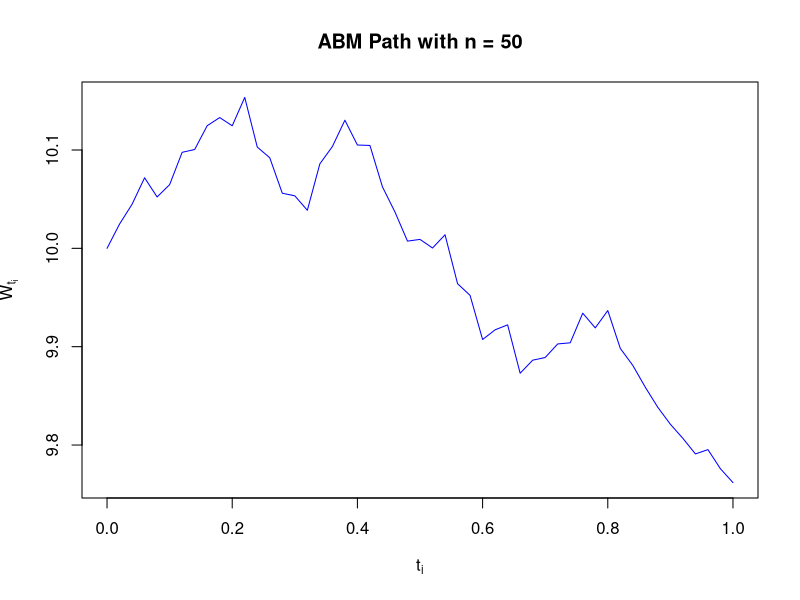
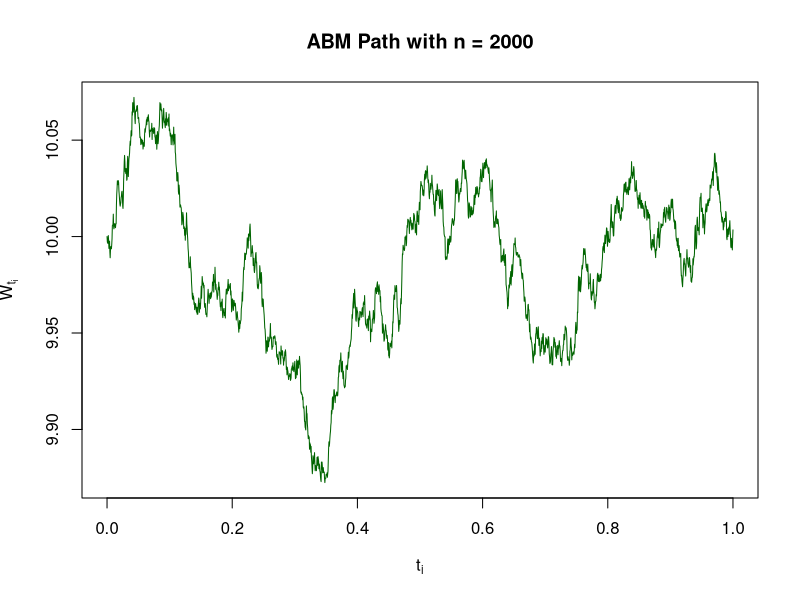
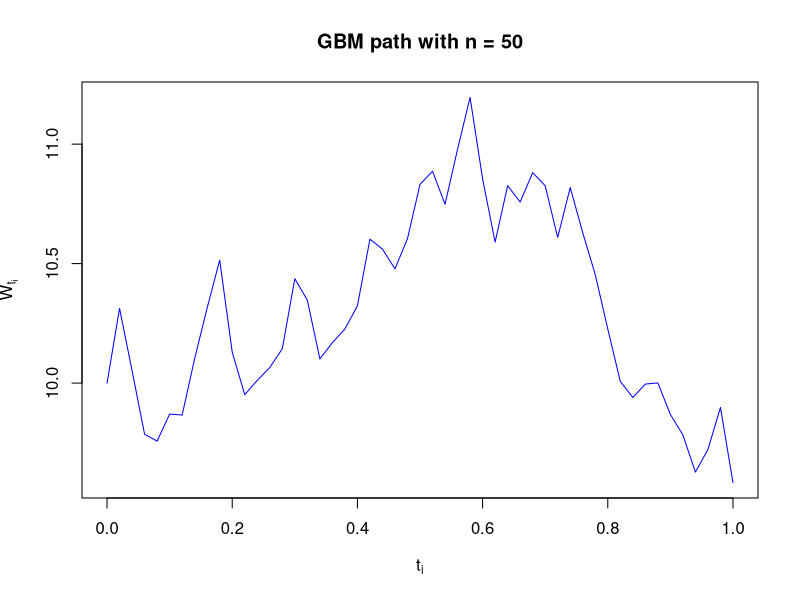
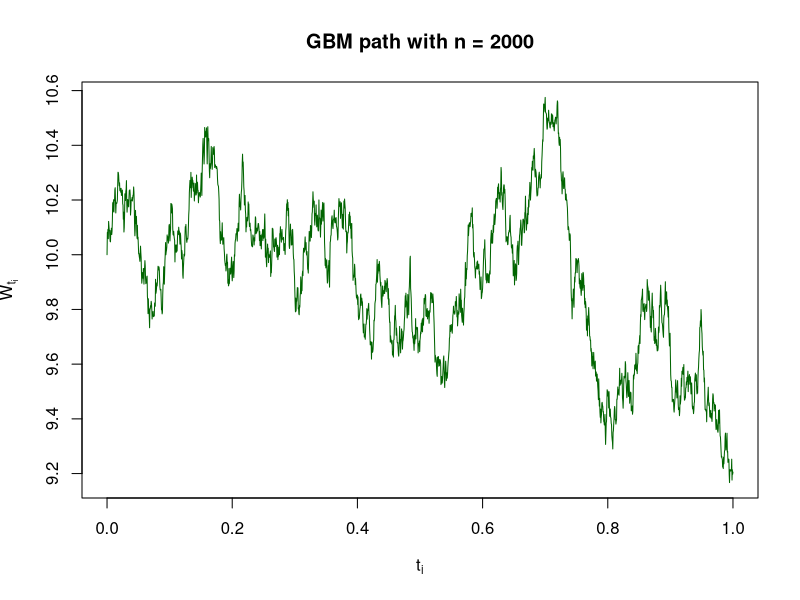

Write the R code that produced these figures, in order.
#********************
#   ABM simulation   
#********************

#input parameter values
tau <- 1 #time horizon (year)
mu <- 0.05 #drift
sigma <- 0.15 #volatility
X0 <- 10 #initial value

#Simulate ABM Path with n = 50
N <- 50
dt <- tau/N
time <- seq(from=0, to=tau, by=dt) 
length(time)

Z <- rnorm(N, mean = 0, sd = 1) 
dW <- Z*sqrt(dt)
W <- c(0, cumsum(dW)) 

X_ABM <- numeric(N+1)
X_ABM[1] <- X0
for(i in 2:length(X_ABM)){
  X_ABM[i] <- X_ABM[i-1] + mu*dt + sigma*dW[i-1]
}

#Plot against time t
plot(time, X_ABM, type = "l", col = "blue", main = "ABM Path with n = 50", 
     xlab = expression("t"[i]), ylab = expression("W"[t[i]]))

#Simulate ABM Path with n = 2000
N1 <- 2000
dt1 <- tau/N1
time1 <- seq(from=0, to=tau, by=dt1) 
length(time1)

Z1 <- rnorm(N1, mean = 0, sd = 1) 
dW1 <- Z1*sqrt(dt1)
W1 <- c(0, cumsum(dW1)) 

X_ABM1 <- numeric(N1+1)
X_ABM1[1] <- X0
for(i in 2:length(X_ABM1)){
  X_ABM1[i] <- X_ABM1[i-1] + mu*dt1 + sigma*dW1[i-1]
}

#Plot against time t
plot(time1, X_ABM1, type = "l", col = "darkgreen", main = "ABM Path with n = 2000", 
     xlab = expression("t"[i]), ylab = expression("W"[t[i]]))

#********************
#   GBM simulation   
#********************

#Simulate GBM Path with n = 50
n <- 50
dT <- tau/n
Time <- seq(from=0, to=tau, by=dT) 
length(Time)

z <- rnorm(n, mean = 0, sd = 1) 
dw <- z*sqrt(dT)
w <- c(0, cumsum(dw))  

X_GBM <- numeric(n+1)
X_GBM[1] <- X0
for(i in 2:length(X_GBM)){
  X_GBM[i] <- X_GBM[i-1] + mu*X_GBM[i-1]*dT + sigma*X_GBM[i-1]*dw[i-1]
}

plot(Time, X_GBM, type = "l", col = "blue", main = "GBM path with n = 50", 
     xlab = expression("t"[i]), ylab = expression("W"[t[i]]))

#Simulate GBM Path with n = 2000
n1 <- 2000
dT1 <- tau/n1
Time1 <- seq(from=0, to=tau, by=dT1) 
length(Time1)

z1 <- rnorm(n1, mean = 0, sd = 1) 
dw1 <- z1*sqrt(dT1)
w1 <- c(0, cumsum(dw1))  

X_GBM1 <- numeric(n1+1)
X_GBM1[1] <- X0
for(i in 2:length(X_GBM1)){
  X_GBM1[i] <- X_GBM1[i-1] + mu*X_GBM1[i-1]*dT1 + sigma*X_GBM1[i-1]*dw1[i-1]
}

plot(Time1, X_GBM1, type = "l", col = "darkgreen", main = "GBM path with n = 2000", 
     xlab = expression("t"[i]), ylab = expression("W"[t[i]]))
